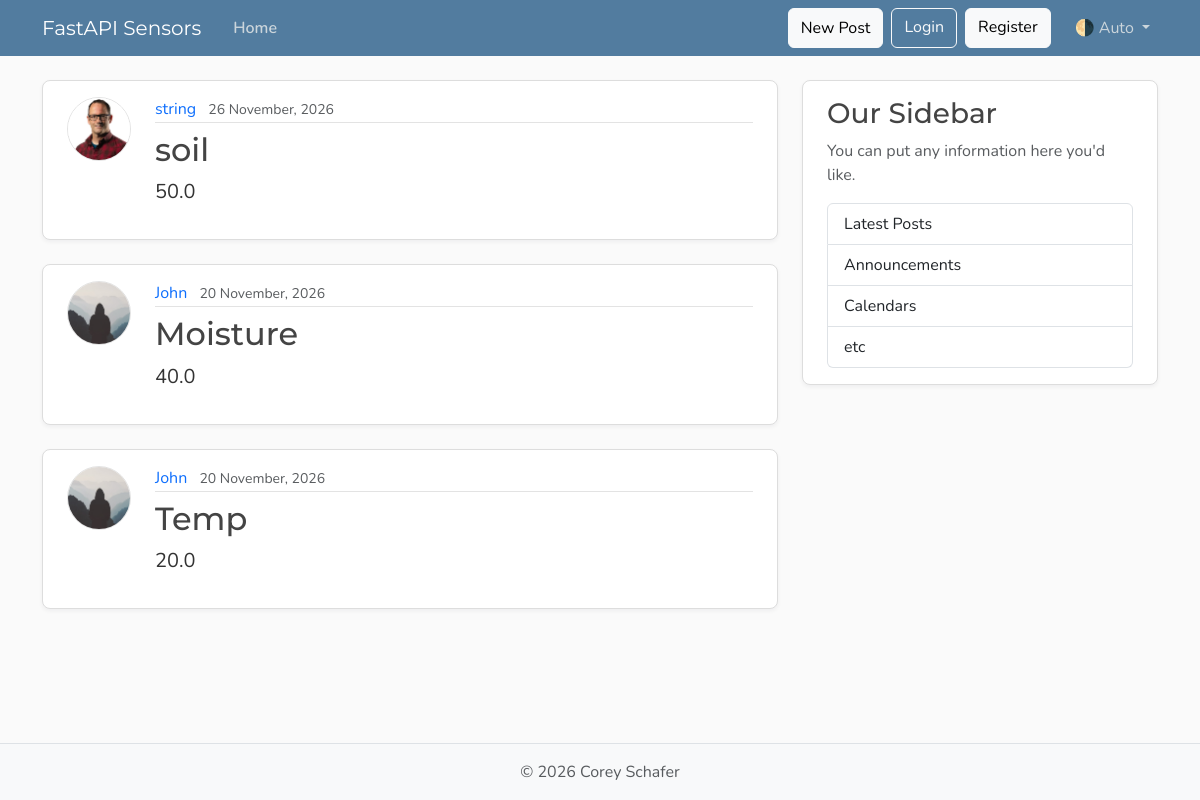
Before: /sensor_readings with the older database file.
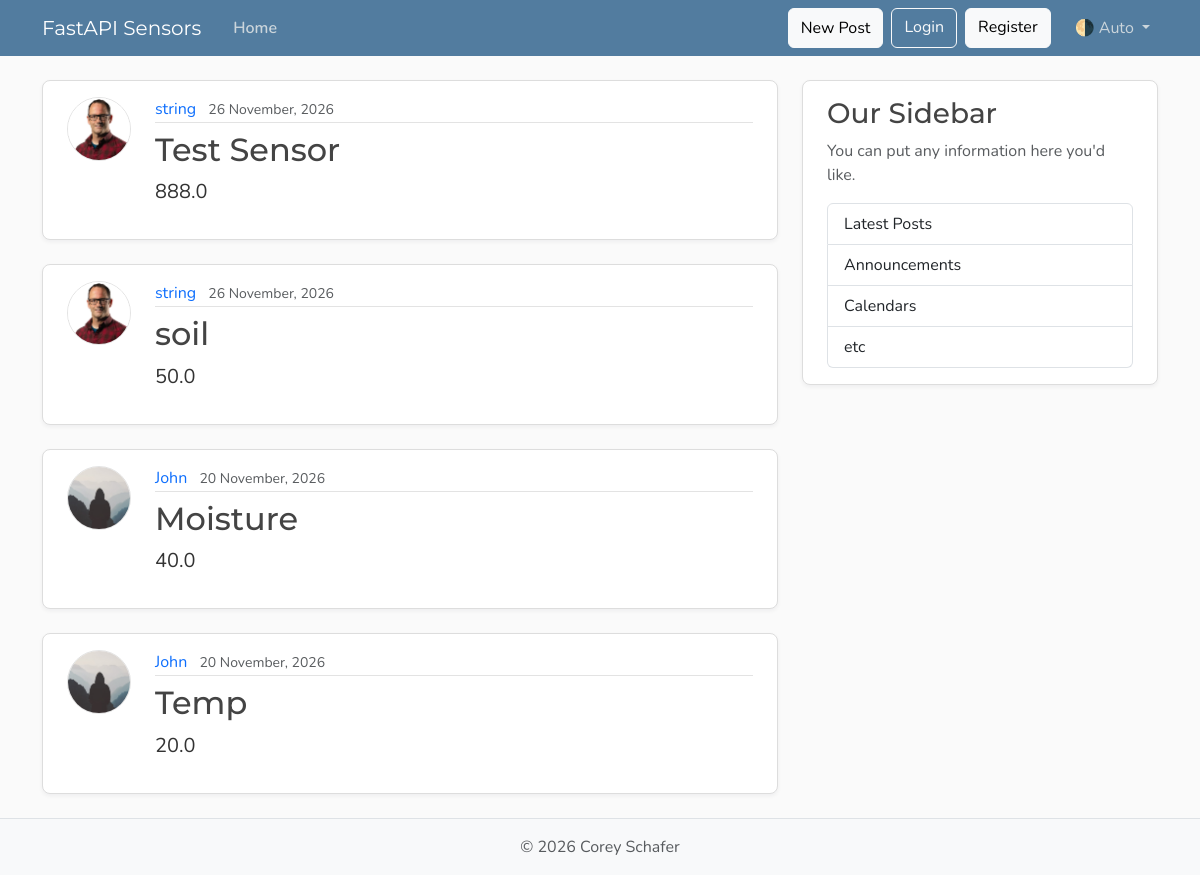
After: the same page with the newer database file.
### fastapi_intro/models.py (models this page shows, shortened)
class Reading(Base):
    __tablename__ = "reading"
    id: Mapped[int] = mapped_column(Integer, primary_key=True, index=True)
    sensor: Mapped[str] = mapped_column(String(20), nullable=False)
    content: Mapped[float] = mapped_column(Float, nullable=False)
    user_id: Mapped[int] = mapped_column(ForeignKey("user.id"), nullable=False, index=True)
    date_timestamp: Mapped[datetime] = mapped_column(DateTime(timezone=True),
                                                     default=lambda: datetime.now(UTC))
    author: Mapped[User] = relationship(back_populates="readings")

class User(Base):
    __tablename__ = "user"
    id: Mapped[int] = mapped_column(Integer, primary_key=True, index=True)
    username: Mapped[str] = mapped_column(String(50), unique=True, nullable=False)
    email: Mapped[str] = mapped_column(String(320), unique=True, nullable=False)
    image_file: Mapped[str | None] = mapped_column(String(200), nullable=True, default=None,)
    readings:Mapped[list[Reading]] = relationship(back_populates="author", cascade="all, delete-orphan")

### fastapi_intro/main.py (the view)
@app.get("/",  include_in_schema=False, name="home")
@app.get("/sensor_readings", include_in_schema=False, name="sensor_readings")
async def home(request: Request, db: Annotated[AsyncSession, Depends(get_db)]):
    result = await db.execute(select(models.Reading).options(selectinload(models.Reading.author)).order_by(models.Reading.date_timestamp.desc()))
    sensor_readings = result.scalars().all()
    return templates.TemplateResponse(request, "home.html", {"sensor_readings" : sensor_readings, "title": "Sensor Readings"})

### fastapi_intro/templates/home.html
{% extends "layout.html" %}
{% block content %}
  {% for sensor_reading in sensor_readings %}
    <article class="content-section py-3 px-4 mb-4">
      <div class="d-flex align-items-start gap-4">
        <img class="rounded-circle article-img flex-shrink-0"
             src="{{ sensor_reading.author.image_path}}"
             alt="{{ sensor_reading.author.username }}'s profile picture"
             width="64"
             height="64"
             loading="lazy">
        <div class="flex-grow-1">
          <div class="article-metadata mb-2">
            <a class="me-2" href="{{url_for('user_readings', user_id=sensor_reading.author.id)}}">{{ sensor_reading.author.username }}</a>
            <small class="text-body-secondary">{{ sensor_reading.date_timestamp.strftime('%d %B, %Y')}}</small>
          </div>
          <h2>
            <a class="article-title"
               href="{{ url_for("sensor_reading_page", sensor_reading_id=sensor_reading.id) }}">{{ sensor_reading.sensor }}</a>
          </h2>
          <p class="article-content">{{ sensor_reading.content }}</p>
        </div>
      </div>
    </article>
  {% endfor %}
{% endblock content %}

Changed rows visible on the page:
added Reading: author.image_path (picture), author.username "string", date_timestamp "26 November, 2026", sensor "Test Sensor", content "888.0"
